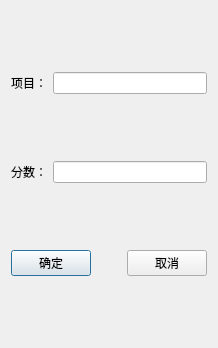
<?xml version="1.0" encoding="UTF-8"?>
<ui version="4.0">
 <class>ItemDialog</class>
 <widget class="QDialog" name="ItemDialog">
  <property name="geometry">
   <rect>
    <x>0</x>
    <y>0</y>
    <width>218</width>
    <height>348</height>
   </rect>
  </property>
  <property name="windowTitle">
   <string>添加项目</string>
  </property>
  <layout class="QVBoxLayout" name="verticalLayout">
   <item>
    <layout class="QHBoxLayout" name="horizontalLayout">
     <item>
      <widget class="QLabel" name="label">
       <property name="text">
        <string>项目：</string>
       </property>
      </widget>
     </item>
     <item>
      <widget class="QLineEdit" name="lineEdit_nameItem"/>
     </item>
    </layout>
   </item>
   <item>
    <layout class="QHBoxLayout" name="horizontalLayout_2">
     <item>
      <widget class="QLabel" name="label_2">
       <property name="text">
        <string>分数：</string>
       </property>
      </widget>
     </item>
     <item>
      <widget class="QLineEdit" name="lineEdit_scoreItem"/>
     </item>
    </layout>
   </item>
   <item>
    <layout class="QHBoxLayout" name="horizontalLayout_3">
     <item>
      <widget class="QPushButton" name="pushButton_okItem">
       <property name="text">
        <string>确定</string>
       </property>
      </widget>
     </item>
     <item>
      <spacer name="horizontalSpacer">
       <property name="orientation">
        <enum>Qt::Horizontal</enum>
       </property>
       <property name="sizeHint" stdset="0">
        <size>
         <width>40</width>
         <height>20</height>
        </size>
       </property>
      </spacer>
     </item>
     <item>
      <widget class="QPushButton" name="pushButton_cancelItem">
       <property name="text">
        <string>取消</string>
       </property>
      </widget>
     </item>
    </layout>
   </item>
  </layout>
 </widget>
 <resources/>
 <connections/>
</ui>
